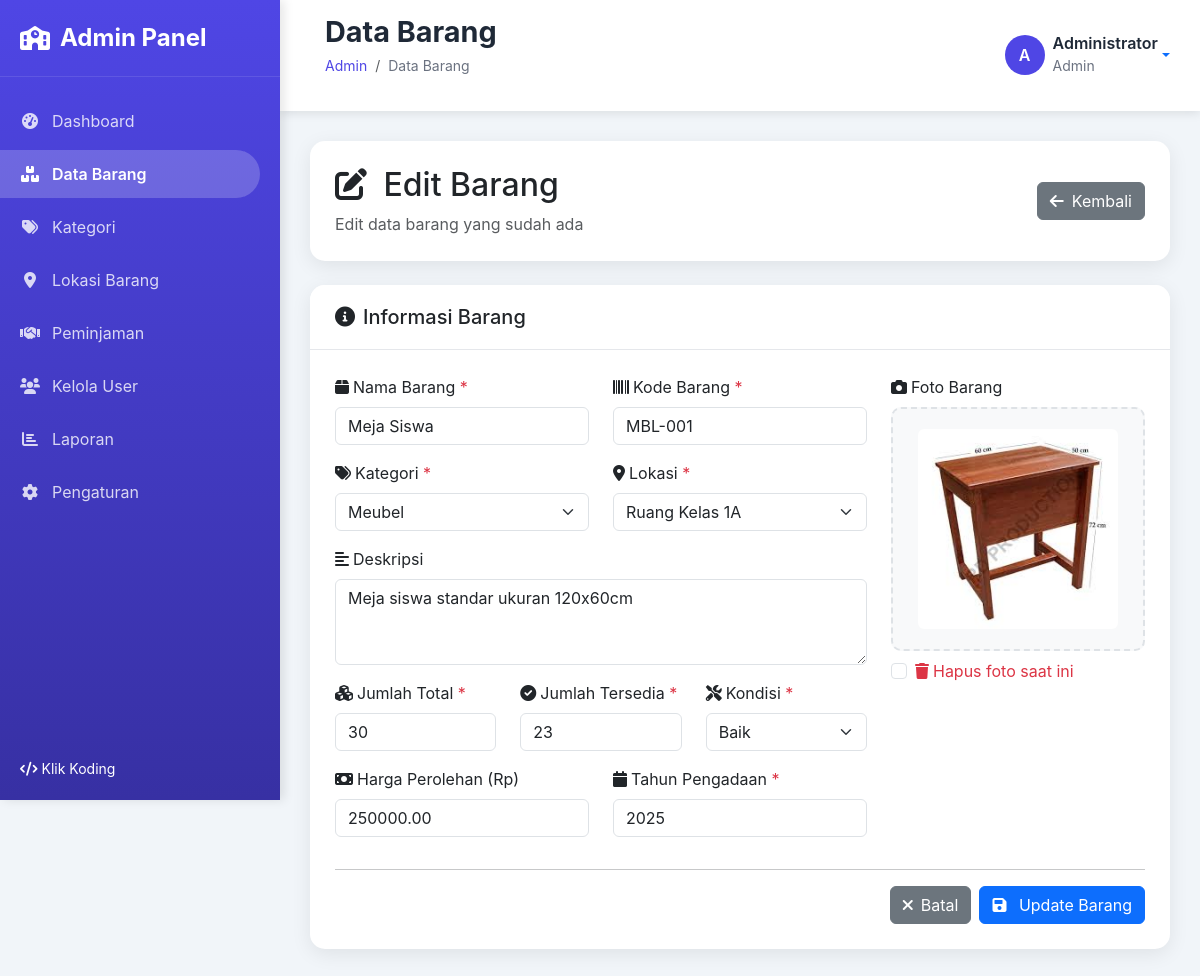
/admin/barang/index.php?action=edit&id=1 (signed in), run on the app's committed database.
### tables this page shows
CREATE TABLE `barang` (
  `id` int NOT NULL,
  `kode_barang` varchar(50) NOT NULL,
  `nama_barang` varchar(200) NOT NULL,
  `deskripsi` text,
  `kategori_id` int NOT NULL,
  `lokasi_id` int NOT NULL,
  `jumlah_total` int NOT NULL DEFAULT '0',
  `jumlah_tersedia` int NOT NULL DEFAULT '0',
  `kondisi` enum('baik','rusak_ringan','rusak_berat') DEFAULT 'baik',
  `gambar` varchar(255) DEFAULT NULL,
  `foto` varchar(255) DEFAULT NULL,
  `spesifikasi` text,
  `tahun_pengadaan` year DEFAULT NULL,
  `harga_perolehan` decimal(15,2) DEFAULT '0.00',
  `created_by` int NOT NULL,
  `created_at` timestamp NULL DEFAULT CURRENT_TIMESTAMP,
  `updated_at` timestamp NULL DEFAULT CURRENT_TIMESTAMP ON UPDATE CURRENT_TIMESTAMP
);

CREATE TABLE `kategori` (
  `id` int NOT NULL,
  `nama_kategori` varchar(100) NOT NULL,
  `deskripsi` text,
  `created_at` timestamp NULL DEFAULT CURRENT_TIMESTAMP,
  `updated_at` timestamp NULL DEFAULT CURRENT_TIMESTAMP ON UPDATE CURRENT_TIMESTAMP
);

CREATE TABLE `lokasi` (
  `id` int NOT NULL,
  `nama_lokasi` varchar(100) NOT NULL,
  `deskripsi` text,
  `created_at` timestamp NULL DEFAULT CURRENT_TIMESTAMP,
  `updated_at` timestamp NULL DEFAULT CURRENT_TIMESTAMP ON UPDATE CURRENT_TIMESTAMP
);

### admin/barang/form.php (the view, shortened to what this page needs)
<?php
$page_title = isset($_GET['action']) && $_GET['action'] == 'edit' ? 'Edit Barang' : 'Tambah Barang';
require_once '../includes/header.php';
$action = $_GET['action'] ?? 'add';
$barang_id = $_GET['id'] ?? null;
$barang = null;
try {
    $pdo = new PDO("mysql:host=localhost;dbname=inventaris_sekolah", "root", "");
    $pdo->setAttribute(PDO::ATTR_ERRMODE, PDO::ERRMODE_EXCEPTION);
    $kategori_list = $pdo->query("SELECT * FROM kategori ORDER BY nama_kategori")->fetchAll();
    $lokasi_list = $pdo->query("SELECT * FROM lokasi ORDER BY nama_lokasi")->fetchAll();
    if ($action == 'edit' && $barang_id) {
        $stmt = $pdo->prepare("SELECT * FROM barang WHERE id = ?");
        $stmt->execute([$barang_id]);
        $barang = $stmt->fetch(PDO::FETCH_ASSOC);
    }
} catch(Exception $e) {
    $kategori_list = [];
    $lokasi_list = [];
}
?>
<div class="row mb-4">
    <div class="col-12">
        <div class="card">
            <div class="card-body">
                <div class="row align-items-center">
                    <div class="col-md-8">
                        <h2 class="mb-2">
                            <i class="fas fa-<?= $action == 'edit' ? 'edit' : 'plus' ?> me-2"></i>
                            <?= $page_title ?>
                        </h2>
                        <p class="text-muted mb-0">
                            <?= $action == 'edit' ? 'Edit data barang yang sudah ada' : 'Tambahkan barang baru ke inventaris' ?>
                        </p>
                    </div>
                    <div class="col-md-4 text-md-end">
                        <a href="index.php" class="btn btn-secondary">
                            <i class="fas fa-arrow-left me-2"></i>Kembali
                        </a>
                    </div>
                </div>
            </div>
        </div>
    </div>
</div>
<div class="row">
    <div class="col-12">
        <div class="card">
            <div class="card-header">
                <h5 class="mb-0">
                    <i class="fas fa-info-circle me-2"></i>Informasi Barang
                </h5>
            </div>
            <div class="card-body">
                <form method="POST" action="" enctype="multipart/form-data" id="barangForm">
                    <div class="row">
                        <div class="col-md-8">
                            <div class="row mb-3">
                                <div class="col-md-6">
                                    <label for="nama_barang" class="form-label">
                                        <i class="fas fa-box me-1"></i>Nama Barang <span class="text-danger">*</span>
                                    </label>
                                    <input type="text" class="form-control" id="nama_barang" name="nama_barang"
                                           value="<?= htmlspecialchars($barang['nama_barang'] ?? '') ?>" required>
                                </div>
                                <div class="col-md-6">
                                    <label for="kode_barang" class="form-label">
                                        <i class="fas fa-barcode me-1"></i>Kode Barang <span class="text-danger">*</span>
                                    </label>
                                    <input type="text" class="form-control" id="kode_barang" name="kode_barang"
                                           value="<?= htmlspecialchars($barang['kode_barang'] ?? '') ?>" required>
                                </div>
                            </div>
                            <div class="row mb-3">
                                <div class="col-md-6">
                                    <label for="kategori_id" class="form-label">
                                        <i class="fas fa-tags me-1"></i>Kategori <span class="text-danger">*</span>
                                    </label>
                                    <select class="form-select" id="kategori_id" name="kategori_id" required>
                                        <?php foreach ($kategori_list as $kat): ?>
                                            <option value="<?= $kat['id'] ?>"
                                                    <?= ($barang['kategori_id'] ?? '') == $kat['id'] ? 'selected' : '' ?>>
                                                <?= htmlspecialchars($kat['nama_kategori']) ?>
                                            </option>
                                        <?php endforeach; ?>
                                    </select>
                                </div>
                                <div class="col-md-6">
                                    <label for="lokasi_id" class="form-label">
                                        <i class="fas fa-map-marker-alt me-1"></i>Lokasi <span class="text-danger">*</span>
                                    </label>
                                    <select class="form-select" id="lokasi_id" name="lokasi_id" required>
                                        <?php foreach ($lokasi_list as $lok): ?>
                                            <option value="<?= $lok['id'] ?>"
                                                    <?= ($barang['lokasi_id'] ?? '') == $lok['id'] ? 'selected' : '' ?>>
                                                <?= htmlspecialchars($lok['nama_lokasi']) ?>
                                            </option>
                                        <?php endforeach; ?>
                                    </select>
                                </div>
                            </div>
                            <div class="mb-3">
                                <label for="deskripsi" class="form-label">
                                    <i class="fas fa-align-left me-1"></i>Deskripsi
                                </label>
                                <textarea class="form-control" id="deskripsi" name="deskripsi" rows="3"
                                          placeholder="Deskripsi detail barang..."><?= htmlspecialchars($barang['deskripsi'] ?? '') ?></textarea>
                            </div>
                            <div class="row mb-3">
                                <div class="col-md-4">
                                    <label for="jumlah_total" class="form-label">
                                        <i class="fas fa-cubes me-1"></i>Jumlah Total <span class="text-danger">*</span>
                                    </label>
                                    <input type="number" class="form-control" id="jumlah_total" name="jumlah_total"
                                           value="<?= $barang['jumlah_total'] ?? 1 ?>" min="1" required>
                                </div>
                                <div class="col-md-4">
                                    <label for="jumlah_tersedia" class="form-label">
                                        <i class="fas fa-check-circle me-1"></i>Jumlah Tersedia <span class="text-danger">*</span>
                                    </label>
                                    <input type="number" class="form-control" id="jumlah_tersedia" name="jumlah_tersedia"
                                           value="<?= $barang['jumlah_tersedia'] ?? 1 ?>" min="0" required>
                                </div>
                                <div class="col-md-4">
                                    <label for="kondisi" class="form-label">
                                        <i class="fas fa-tools me-1"></i>Kondisi <span class="text-danger">*</span>
                                    </label>
                                    <select class="form-select" id="kondisi" name="kondisi" required>
                                        <option value="baik" <?= ($barang['kondisi'] ?? '') == 'baik' ? 'selected' : '' ?>>Baik</option>
                                    </select>
                                </div>
                            </div>
                            <div class="row mb-3">
                                <div class="col-md-6">
                                    <label for="harga" class="form-label">
                                        <i class="fas fa-money-bill me-1"></i>Harga Perolehan (Rp)
                                    </label>
                                    <input type="number" class="form-control" id="harga" name="harga"
                                           value="<?= $barang['harga_perolehan'] ?? '' ?>" min="0" step="1000">
                                </div>
                                <div class="col-md-6">
                                    <label for="tanggal_masuk" class="form-label">
                                        <i class="fas fa-calendar me-1"></i>Tahun Pengadaan <span class="text-danger">*</span>
                                    </label>
                                    <input type="number" class="form-control" id="tanggal_masuk" name="tanggal_masuk"
                                           value="<?= $barang['tahun_pengadaan'] ?? date('Y') ?>" min="2000" max="<?= date('Y') + 1 ?>" required>
                                </div>
                            </div>
                        </div>
                        <div class="col-md-4">
                            <div class="mb-3">
                                <label for="foto" class="form-label">
                                    <i class="fas fa-camera me-1"></i>Foto Barang
                                </label>
                                <div class="upload-area" id="uploadArea">
                                    <?php if (isset($barang['foto']) && $barang['foto']): ?>
                                        <img src="../../uploads/<?= $barang['foto'] ?>" id="previewImage"
                                             class="img-fluid rounded" style="max-height: 200px;">
                                    <?php endif; ?>
                                </div>
                                <?php if ($action == 'edit' && isset($barang['foto']) && $barang['foto']): ?>
                                <div class="form-check mt-2">
                                    <input class="form-check-input" type="checkbox" id="hapus_foto" name="hapus_foto" value="1">
                                    <label class="form-check-label text-danger" for="hapus_foto">
                                        <i class="fas fa-trash me-1"></i>Hapus foto saat ini
                                    </label>
                                </div>
                                <?php endif; ?>
                            </div>
                        </div>
                    </div>
                    <hr>
                    <div class="row">
                        <div class="col-12">
                            <div class="d-flex gap-2 justify-content-end">
                                <a href="index.php" class="btn btn-secondary">
                                    <i class="fas fa-times me-2"></i>Batal
                                </a>
                                <button type="submit" class="btn btn-primary" id="submitBtn">
                                    <i class="fas fa-save me-2"></i>
                                    <?= $action == 'edit' ? 'Update Barang' : 'Simpan Barang' ?>
                                </button>
                            </div>
                        </div>
                    </div>
                </form>
            </div>
        </div>
    </div>
</div>
<?php require_once '../includes/footer.php'; ?>

### admin/includes/header.php (style rules this page uses)
:root { --primary-color: #4f46e5; --primary-dark: #3730a3; --secondary-color: #7c3aed; --success-color: #10b981; --warning-color: #f59e0b; --danger-color: #ef4444; --dark-color: #1f2937; --light-color: #f8fafc; --gray-color: #6b7280; --sidebar-width: 280px; --header-height: 70px; }
* { margin: 0; padding: 0; box-sizing: border-box; }
body { font-family: 'Inter', -apple-system, BlinkMacSystemFont, 'Segoe UI', Roboto, sans-serif; background: #f1f5f9; overflow-x: hidden; }
.card { border: none; border-radius: 15px; box-shadow: 0 5px 20px rgba(0,0,0,0.08); transition: all 0.3s ease; }
.card-header { background: white; border-bottom: 1px solid #e5e7eb; border-radius: 15px 15px 0 0 !important; padding: 20px 25px; }
.card-body { padding: 25px; }

### admin/barang/form.php (style rules this page uses)
.upload-area { border: 2px dashed #dee2e6; border-radius: 10px; padding: 20px; text-align: center; cursor: pointer; transition: all 0.3s ease; background: #f8f9fa; }

### data on the page
barang: nama_barang "Meja Siswa", kode_barang "MBL-001", kategori_id "Meubel", lokasi_id "Ruang Kelas 1A", deskripsi "Meja siswa standar ukuran 120x60cm", jumlah_total "30", jumlah_tersedia "23", kondisi "Baik", harga "250000.00", tanggal_masuk "2025", foto (picture)

### other printed values
$page_title "Data Barang"
substr($user_name, 0, 1) "A"
$user_name "Administrator"
$user_role "Admin"
$page_title "Edit Barang"
